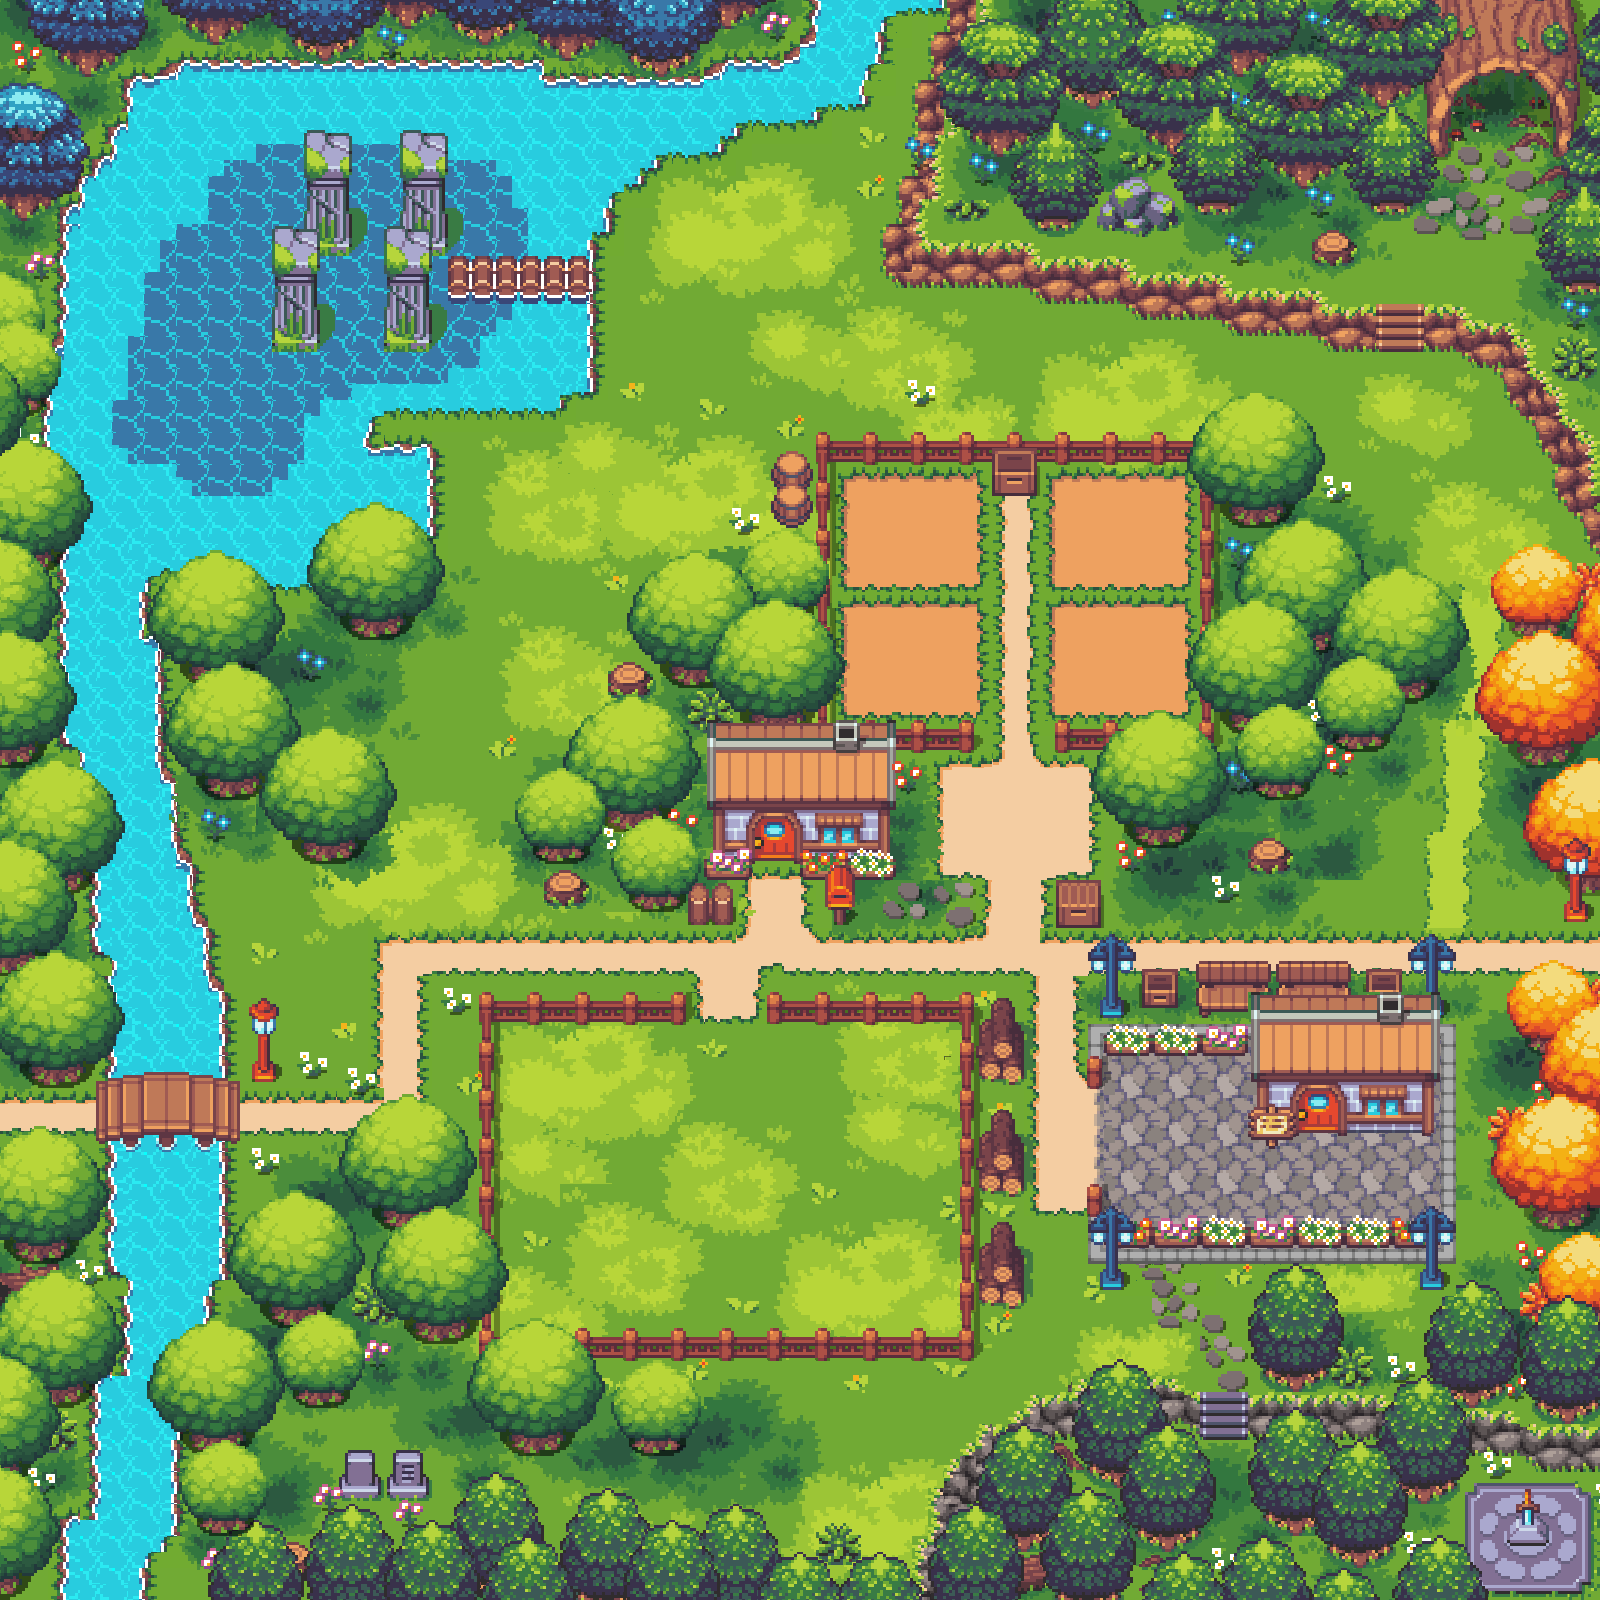

The image is a tile-based game level rendered from a .tmx file. Its description and source (layers, tilesets, objects; grid data summarised) follow:
An orthogonal 100x100 tile map with 16x16 px tiles, 10 tile layers (ground, grass2, grass, trees, ...), 1 hidden layer not drawn, 5 tilesets.

<map version="1.10" tiledversion="1.10.2" orientation="orthogonal" renderorder="right-down" width="100" height="100" tilewidth="16" tileheight="16" infinite="0" nextlayerid="13" nextobjectid="1">
 <editorsettings>
  <export target="farm.tmj" format="json" />
 </editorsettings>
 <tileset firstgid="1" name="ground" tilewidth="16" tileheight="16" tilecount="1728" columns="48">
  <image source="tiles/ground.png" width="768" height="576" />
 </tileset>
 <tileset firstgid="1729" name="water" tilewidth="16" tileheight="16" tilecount="1728" columns="48">
  <image source="tiles/water.png" width="768" height="576" />
 </tileset>
 <tileset firstgid="3457" name="objects" tilewidth="16" tileheight="16" tilecount="2304" columns="48">
  <image source="tiles/objects.png" width="768" height="768" />
 </tileset>
 <tileset firstgid="5761" name="structures" tilewidth="16" tileheight="16" tilecount="2304" columns="48">
  <image source="tiles/structures.png" width="768" height="768" />
 </tileset>
 <tileset firstgid="8065" name="nature" tilewidth="16" tileheight="16" tilecount="13824" columns="288">
  <image source="tiles/nature.png" width="4608" height="768" />
 </tileset>
 <layer id="1" name="ground" width="100" height="100">
  <data>[10000 cells, 10000 non-empty, 202 distinct tile ids]</data>
 </layer>
 <layer id="11" name="grass2" width="100" height="100">
  <data>[10000 cells, 1229 non-empty, 452 distinct tile ids]</data>
 </layer>
 <layer id="4" name="grass" width="100" height="100">
  <data>[10000 cells, 4185 non-empty, 739 distinct tile ids]</data>
 </layer>
 <layer id="9" name="trees" width="100" height="100">
  <data>[10000 cells, 1265 non-empty, 573 distinct tile ids]</data>
 </layer>
 <layer id="2" name="below" width="100" height="100">
  <data>[10000 cells, 1175 non-empty, 558 distinct tile ids]</data>
 </layer>
 <layer id="8" name="objects" width="100" height="100">
  <data>[10000 cells, 951 non-empty, 504 distinct tile ids]</data>
 </layer>
 <layer id="6" name="trees1" width="100" height="100">
  <data>[10000 cells, 1644 non-empty, 408 distinct tile ids]</data>
 </layer>
 <layer id="5" name="trees2" width="100" height="100">
  <data>[10000 cells, 1318 non-empty, 376 distinct tile ids]</data>
 </layer>
 <layer id="7" name="trees3" width="100" height="100">
  <data>[10000 cells, 1327 non-empty, 380 distinct tile ids]</data>
 </layer>
 <layer id="3" name="above" width="100" height="100">
  <data>[10000 cells, 147 non-empty, 147 distinct tile ids]</data>
 </layer>
 <layer id="12" name="collisions" width="100" height="100" visible="0">
  <data>[10000 cells, 1828 non-empty, 1 distinct tile ids]</data>
 </layer>
</map>
